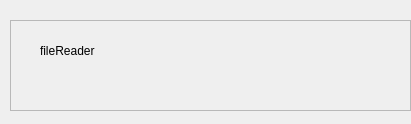
<?xml version="1.0" encoding="UTF-8"?>
<ui version="4.0">
 <class>filereaderWidget</class>
 <widget class="QWidget" name="filereaderWidget">
  <property name="geometry">
   <rect>
    <x>0</x>
    <y>0</y>
    <width>411</width>
    <height>124</height>
   </rect>
  </property>
  <property name="windowTitle">
   <string>filereader</string>
  </property>
  <widget class="QFrame" name="frame">
   <property name="geometry">
    <rect>
     <x>10</x>
     <y>20</y>
     <width>401</width>
     <height>91</height>
    </rect>
   </property>
   <property name="frameShape">
    <enum>QFrame::StyledPanel</enum>
   </property>
   <property name="frameShadow">
    <enum>QFrame::Raised</enum>
   </property>
   <widget class="QLabel" name="label">
    <property name="geometry">
     <rect>
      <x>30</x>
      <y>20</y>
      <width>91</width>
      <height>21</height>
     </rect>
    </property>
    <property name="text">
     <string>fileReader</string>
    </property>
   </widget>
   <widget class="QLabel" name="nameofFile">
    <property name="geometry">
     <rect>
      <x>10</x>
      <y>50</y>
      <width>361</width>
      <height>21</height>
     </rect>
    </property>
    <property name="text">
     <string/>
    </property>
   </widget>
  </widget>
 </widget>
 <resources/>
 <connections/>
</ui>
